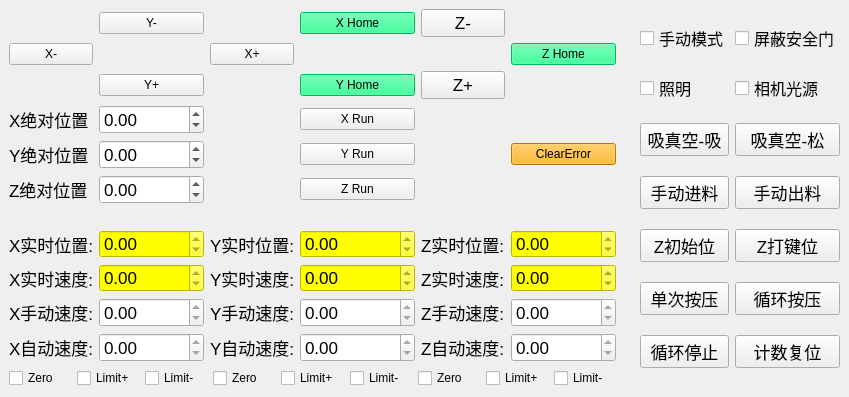
     <widget class="QWidget" name="tab">
      <attribute name="title">
       <string>手动调试</string>
      </attribute>
      <layout class="QGridLayout" name="gridLayout_4">
       <property name="leftMargin">
        <number>0</number>
       </property>
       <property name="topMargin">
        <number>0</number>
       </property>
       <property name="rightMargin">
        <number>0</number>
       </property>
       <property name="bottomMargin">
        <number>0</number>
       </property>
       <property name="verticalSpacing">
        <number>0</number>
       </property>
       <item row="0" column="2">
        <widget class="QFrame" name="frame2">
         <layout class="QGridLayout" name="gridLayout_2">
          <item row="5" column="1">
           <widget class="QPushButton" name="pb_loop">
            <property name="sizePolicy">
             <sizepolicy hsizetype="Preferred" vsizetype="Fixed">
              <horstretch>0</horstretch>
              <verstretch>0</verstretch>
             </sizepolicy>
            </property>
            <property name="font">
             <font>
              <pointsize>13</pointsize>
             </font>
            </property>
            <property name="text">
             <string>循环按压</string>
            </property>
           </widget>
          </item>
          <item row="4" column="1">
           <widget class="QPushButton" name="pb_pressp">
            <property name="sizePolicy">
             <sizepolicy hsizetype="Preferred" vsizetype="Fixed">
              <horstretch>0</horstretch>
              <verstretch>0</verstretch>
             </sizepolicy>
            </property>
            <property name="font">
             <font>
              <pointsize>13</pointsize>
             </font>
            </property>
            <property name="text">
             <string>Z打键位</string>
            </property>
           </widget>
          </item>
          <item row="3" column="0">
           <widget class="QPushButton" name="pb_dutin">
            <property name="sizePolicy">
             <sizepolicy hsizetype="Preferred" vsizetype="Fixed">
              <horstretch>0</horstretch>
              <verstretch>0</verstretch>
             </sizepolicy>
            </property>
            <property name="font">
             <font>
              <pointsize>13</pointsize>
             </font>
            </property>
            <property name="text">
             <string>手动进料</string>
            </property>
           </widget>
          </item>
          <item row="5" column="0">
           <widget class="QPushButton" name="pb_single">
            <property name="sizePolicy">
             <sizepolicy hsizetype="Preferred" vsizetype="Fixed">
              <horstretch>0</horstretch>
              <verstretch>0</verstretch>
             </sizepolicy>
            </property>
            <property name="font">
             <font>
              <pointsize>13</pointsize>
             </font>
            </property>
            <property name="text">
             <string>单次按压</string>
            </property>
           </widget>
          </item>
          <item row="2" column="1">
           <widget class="QPushButton" name="pb_cyair2">
            <property name="sizePolicy">
             <sizepolicy hsizetype="Preferred" vsizetype="Fixed">
              <horstretch>0</horstretch>
              <verstretch>0</verstretch>
             </sizepolicy>
            </property>
            <property name="font">
             <font>
              <pointsize>13</pointsize>
             </font>
            </property>
            <property name="text">
             <string>吸真空-松</string>
            </property>
           </widget>
          </item>
          <item row="6" column="1">
           <widget class="QPushButton" name="pb_clear">
            <property name="sizePolicy">
             <sizepolicy hsizetype="Preferred" vsizetype="Fixed">
              <horstretch>0</horstretch>
              <verstretch>0</verstretch>
             </sizepolicy>
            </property>
            <property name="font">
             <font>
              <pointsize>13</pointsize>
             </font>
            </property>
            <property name="text">
             <string>计数复位</string>
            </property>
           </widget>
          </item>
          <item row="4" column="0">
           <widget class="QPushButton" name="pb_initp">
            <property name="sizePolicy">
             <sizepolicy hsizetype="Preferred" vsizetype="Fixed">
              <horstretch>0</horstretch>
              <verstretch>0</verstretch>
             </sizepolicy>
            </property>
            <property name="font">
             <font>
              <pointsize>13</pointsize>
             </font>
            </property>
            <property name="text">
             <string>Z初始位</string>
            </property>
           </widget>
          </item>
          <item row="0" column="1">
           <widget class="QCheckBox" name="cb_door">
            <property name="font">
             <font>
              <pointsize>12</pointsize>
             </font>
            </property>
            <property name="text">
             <string>屏蔽安全门</string>
            </property>
           </widget>
          </item>
          <item row="2" column="0">
           <widget class="QPushButton" name="pb_cyair1">
            <property name="sizePolicy">
             <sizepolicy hsizetype="Preferred" vsizetype="Fixed">
              <horstretch>0</horstretch>
              <verstretch>0</verstretch>
             </sizepolicy>
            </property>
            <property name="font">
             <font>
              <pointsize>13</pointsize>
             </font>
            </property>
            <property name="text">
             <string>吸真空-吸</string>
            </property>
           </widget>
          </item>
          <item row="1" column="0">
           <widget class="QCheckBox" name="cb_light">
            <property name="font">
             <font>
              <pointsize>12</pointsize>
             </font>
            </property>
            <property name="text">
             <string>照明</string>
            </property>
           </widget>
          </item>
          <item row="0" column="0">
           <widget class="QCheckBox" name="cb_manual">
            <property name="font">
             <font>
              <pointsize>12</pointsize>
             </font>
            </property>
            <property name="text">
             <string>手动模式</string>
            </property>
           </widget>
          </item>
          <item row="3" column="1">
           <widget class="QPushButton" name="pb_dutout">
            <property name="sizePolicy">
             <sizepolicy hsizetype="Preferred" vsizetype="Fixed">
              <horstretch>0</horstretch>
              <verstretch>0</verstretch>
             </sizepolicy>
            </property>
            <property name="font">
             <font>
              <pointsize>13</pointsize>
             </font>
            </property>
            <property name="text">
             <string>手动出料</string>
            </property>
           </widget>
          </item>
          <item row="6" column="0">
           <widget class="QPushButton" name="pb_loopstop">
            <property name="sizePolicy">
             <sizepolicy hsizetype="Preferred" vsizetype="Fixed">
              <horstretch>0</horstretch>
              <verstretch>0</verstretch>
             </sizepolicy>
            </property>
            <property name="font">
             <font>
              <pointsize>13</pointsize>
             </font>
            </property>
            <property name="text">
             <string>循环停止</string>
            </property>
           </widget>
          </item>
          <item row="1" column="1">
           <widget class="QCheckBox" name="cb_daq">
            <property name="font">
             <font>
              <pointsize>12</pointsize>
             </font>
            </property>
            <property name="text">
             <string>相机光源</string>
            </property>
           </widget>
          </item>
         </layout>
        </widget>
       </item>
       <item row="0" column="0">
        <widget class="QFrame" name="frame1">
         <layout class="QGridLayout" name="gridLayout_6">
          <item row="8" column="2">
           <widget class="QLabel" name="lb_rts_2">
            <property name="font">
             <font>
              <pointsize>13</pointsize>
             </font>
            </property>
            <property name="text">
             <string>Y实时速度:</string>
            </property>
           </widget>
          </item>
          <item row="7" column="4">
           <widget class="QLabel" name="lb_rtp_3">
            <property name="font">
             <font>
              <pointsize>13</pointsize>
             </font>
            </property>
            <property name="text">
             <string>Z实时位置:</string>
            </property>
           </widget>
          </item>
          <item row="8" column="1">
           <widget class="QDoubleSpinBox" name="dsb_rtsx">
            <property name="sizePolicy">
             <sizepolicy hsizetype="Preferred" vsizetype="Fixed">
              <horstretch>0</horstretch>
              <verstretch>0</verstretch>
             </sizepolicy>
            </property>
            <property name="font">
             <font>
              <pointsize>13</pointsize>
             </font>
            </property>
            <property name="styleSheet">
             <string notr="true">background-color: rgb(255, 255, 0);</string>
            </property>
            <property name="readOnly">
             <bool>true</bool>
            </property>
            <property name="maximum">
             <double>10000.000000000000000</double>
            </property>
           </widget>
          </item>
          <item row="8" column="0">
           <widget class="QLabel" name="lb_rts">
            <property name="font">
             <font>
              <pointsize>13</pointsize>
             </font>
            </property>
            <property name="text">
             <string>X实时速度:</string>
            </property>
           </widget>
          </item>
          <item row="7" column="5">
           <widget class="QDoubleSpinBox" name="dsb_rtpz">
            <property name="sizePolicy">
             <sizepolicy hsizetype="Preferred" vsizetype="Fixed">
              <horstretch>0</horstretch>
              <verstretch>0</verstretch>
             </sizepolicy>
            </property>
            <property name="font">
             <font>
              <pointsize>13</pointsize>
             </font>
            </property>
            <property name="styleSheet">
             <string notr="true">background-color: rgb(255, 255, 0);</string>
            </property>
            <property name="readOnly">
             <bool>true</bool>
            </property>
            <property name="minimum">
             <double>-10000.000000000000000</double>
            </property>
            <property name="maximum">
             <double>10000.000000000000000</double>
            </property>
           </widget>
          </item>
          <item row="11" column="0" colspan="6">
           <layout class="QGridLayout" name="gridLayout">
            <item row="0" column="0">
             <widget class="QCheckBox" name="cb_zerox">
              <property name="sizePolicy">
               <sizepolicy hsizetype="Preferred" vsizetype="Fixed">
                <horstretch>0</horstretch>
                <verstretch>0</verstretch>
               </sizepolicy>
              </property>
              <property name="text">
               <string>Zero</string>
              </property>
             </widget>
            </item>
            <item row="0" column="1">
             <widget class="QCheckBox" name="cb_limit1x">
              <property name="sizePolicy">
               <sizepolicy hsizetype="Preferred" vsizetype="Fixed">
                <horstretch>0</horstretch>
                <verstretch>0</verstretch>
               </sizepolicy>
              </property>
              <property name="text">
               <string>Limit+</string>
              </property>
             </widget>
            </item>
            <item row="0" column="2">
             <widget class="QCheckBox" name="cb_limit2x">
              <property name="sizePolicy">
               <sizepolicy hsizetype="Preferred" vsizetype="Fixed">
                <horstretch>0</horstretch>
                <verstretch>0</verstretch>
               </sizepolicy>
              </property>
              <property name="text">
               <string>Limit-</string>
              </property>
             </widget>
            </item>
            <item row="0" column="3">
             <widget class="QCheckBox" name="cb_zeroy">
              <property name="sizePolicy">
               <sizepolicy hsizetype="Preferred" vsizetype="Fixed">
                <horstretch>0</horstretch>
                <verstretch>0</verstretch>
               </sizepolicy>
              </property>
              <property name="text">
               <string>Zero</string>
              </property>
             </widget>
            </item>
            <item row="0" column="4">
             <widget class="QCheckBox" name="cb_limit1y">
              <property name="sizePolicy">
               <sizepolicy hsizetype="Preferred" vsizetype="Fixed">
                <horstretch>0</horstretch>
                <verstretch>0</verstretch>
               </sizepolicy>
              </property>
              <property name="text">
               <string>Limit+</string>
              </property>
             </widget>
            </item>
            <item row="0" column="5">
             <widget class="QCheckBox" name="cb_limit2y">
              <property name="sizePolicy">
               <sizepolicy hsizetype="Preferred" vsizetype="Fixed">
                <horstretch>0</horstretch>
                <verstretch>0</verstretch>
               </sizepolicy>
              </property>
              <property name="text">
               <string>Limit-</string>
              </property>
             </widget>
            </item>
            <item row="0" column="6">
             <widget class="QCheckBox" name="cb_zeroz">
              <property name="sizePolicy">
               <sizepolicy hsizetype="Preferred" vsizetype="Fixed">
                <horstretch>0</horstretch>
                <verstretch>0</verstretch>
               </sizepolicy>
              </property>
              <property name="text">
               <string>Zero</string>
              </property>
             </widget>
            </item>
            <item row="0" column="7">
             <widget class="QCheckBox" name="cb_limit1z">
              <property name="sizePolicy">
               <sizepolicy hsizetype="Preferred" vsizetype="Fixed">
                <horstretch>0</horstretch>
                <verstretch>0</verstretch>
               </sizepolicy>
              </property>
              <property name="text">
               <string>Limit+</string>
              </property>
             </widget>
            </item>
            <item row="0" column="8">
             <widget class="QCheckBox" name="cb_limit2z">
              <property name="sizePolicy">
               <sizepolicy hsizetype="Preferred" vsizetype="Fixed">
                <horstretch>0</horstretch>
                <verstretch>0</verstretch>
               </sizepolicy>
              </property>
              <property name="text">
               <string>Limit-</string>
              </property>
             </widget>
            </item>
           </layout>
          </item>
          <item row="7" column="2">
           <widget class="QLabel" name="lb_rtp_2">
            <property name="font">
             <font>
              <pointsize>13</pointsize>
             </font>
            </property>
            <property name="text">
             <string>Y实时位置:</string>
            </property>
           </widget>
          </item>
          <item row="7" column="1">
           <widget class="QDoubleSpinBox" name="dsb_rtpx">
            <property name="sizePolicy">
             <sizepolicy hsizetype="Preferred" vsizetype="Fixed">
              <horstretch>0</horstretch>
              <verstretch>0</verstretch>
             </sizepolicy>
            </property>
            <property name="font">
             <font>
              <pointsize>13</pointsize>
             </font>
            </property>
            <property name="styleSheet">
             <string notr="true">background-color: rgb(255, 255, 0);</string>
            </property>
            <property name="readOnly">
             <bool>true</bool>
            </property>
            <property name="minimum">
             <double>-10000.000000000000000</double>
            </property>
            <property name="maximum">
             <double>10000.000000000000000</double>
            </property>
           </widget>
          </item>
          <item row="7" column="0">
           <widget class="QLabel" name="lb_rtp">
            <property name="font">
             <font>
              <pointsize>13</pointsize>
             </font>
            </property>
            <property name="text">
             <string>X实时位置:</string>
            </property>
           </widget>
          </item>
          <item row="7" column="3">
           <widget class="QDoubleSpinBox" name="dsb_rtpy">
            <property name="sizePolicy">
             <sizepolicy hsizetype="Preferred" vsizetype="Fixed">
              <horstretch>0</horstretch>
              <verstretch>0</verstretch>
             </sizepolicy>
            </property>
            <property name="font">
             <font>
              <pointsize>13</pointsize>
             </font>
            </property>
            <property name="styleSheet">
             <string notr="true">background-color: rgb(255, 255, 0);</string>
            </property>
            <property name="readOnly">
             <bool>true</bool>
            </property>
            <property name="minimum">
             <double>-100000.000000000000000</double>
            </property>
            <property name="maximum">
             <double>100000.000000000000000</double>
            </property>
           </widget>
          </item>
          <item row="1" column="2">
           <widget class="QPushButton" name="pb_x1">
            <property name="sizePolicy">
             <sizepolicy hsizetype="Preferred" vsizetype="Fixed">
              <horstretch>0</horstretch>
              <verstretch>0</verstretch>
             </sizepolicy>
            </property>
            <property name="text">
             <string>X+</string>
            </property>
           </widget>
          </item>
          <item row="2" column="1">
           <widget class="QPushButton" name="pb_y1">
            <property name="sizePolicy">
             <sizepolicy hsizetype="Preferred" vsizetype="Fixed">
              <horstretch>0</horstretch>
              <verstretch>0</verstretch>
             </sizepolicy>
            </property>
            <property name="text">
             <string>Y+</string>
            </property>
           </widget>
          </item>
          <item row="9" column="0">
           <widget class="QLabel" name="lb_manuals">
            <property name="font">
             <font>
              <pointsize>13</pointsize>
             </font>
            </property>
            <property name="text">
             <string>X手动速度:</string>
            </property>
           </widget>
          </item>
          <item row="8" column="5">
           <widget class="QDoubleSpinBox" name="dsb_rtsz">
            <property name="sizePolicy">
             <sizepolicy hsizetype="Preferred" vsizetype="Fixed">
              <horstretch>0</horstretch>
              <verstretch>0</verstretch>
             </sizepolicy>
            </property>
            <property name="font">
             <font>
              <pointsize>13</pointsize>
             </font>
            </property>
            <property name="styleSheet">
             <string notr="true">background-color: rgb(255, 255, 0);</string>
            </property>
            <property name="readOnly">
             <bool>true</bool>
            </property>
            <property name="maximum">
             <double>10000.000000000000000</double>
            </property>
           </widget>
          </item>
          <item row="9" column="1">
           <widget class="QDoubleSpinBox" name="dsb_manualsx">
            <property name="sizePolicy">
             <sizepolicy hsizetype="Preferred" vsizetype="Fixed">
              <horstretch>0</horstretch>
              <verstretch>0</verstretch>
             </sizepolicy>
            </property>
            <property name="font">
             <font>
              <pointsize>13</pointsize>
             </font>
            </property>
            <property name="readOnly">
             <bool>true</bool>
            </property>
            <property name="maximum">
             <double>10000.000000000000000</double>
            </property>
           </widget>
          </item>
          <item row="8" column="3">
           <widget class="QDoubleSpinBox" name="dsb_rtsy">
            <property name="sizePolicy">
             <sizepolicy hsizetype="Preferred" vsizetype="Fixed">
              <horstretch>0</horstretch>
              <verstretch>0</verstretch>
             </sizepolicy>
            </property>
            <property name="font">
             <font>
              <pointsize>13</pointsize>
             </font>
            </property>
            <property name="styleSheet">
             <string notr="true">background-color: rgb(255, 255, 0);</string>
            </property>
            <property name="readOnly">
             <bool>true</bool>
            </property>
            <property name="maximum">
             <double>10000.000000000000000</double>
            </property>
           </widget>
          </item>
          <item row="8" column="4">
           <widget class="QLabel" name="lb_rts_3">
            <property name="font">
             <font>
              <pointsize>13</pointsize>
             </font>
            </property>
            <property name="text">
             <string>Z实时速度:</string>
            </property>
           </widget>
          </item>
          <item row="0" column="3">
           <widget class="QPushButton" name="pb_xhome">
            <property name="styleSheet">
             <string notr="true">background-color: rgb(0, 255, 127);</string>
            </property>
            <property name="text">
             <string>X Home</string>
            </property>
           </widget>
          </item>
          <item row="1" column="5">
           <widget class="QPushButton" name="pb_zhome">
            <property name="styleSheet">
             <string notr="true">background-color: rgb(0, 255, 127);</string>
            </property>
            <property name="text">
             <string>Z Home</string>
            </property>
           </widget>
          </item>
          <item row="9" column="5">
           <widget class="QDoubleSpinBox" name="dsb_manualsz">
            <property name="sizePolicy">
             <sizepolicy hsizetype="Preferred" vsizetype="Fixed">
              <horstretch>0</horstretch>
              <verstretch>0</verstretch>
             </sizepolicy>
            </property>
            <property name="font">
             <font>
              <pointsize>13</pointsize>
             </font>
            </property>
            <property name="readOnly">
             <bool>true</bool>
            </property>
            <property name="maximum">
             <double>10000.000000000000000</double>
            </property>
           </widget>
          </item>
          <item row="10" column="1">
           <widget class="QDoubleSpinBox" name="dsb_autosx">
            <property name="sizePolicy">
             <sizepolicy hsizetype="Preferred" vsizetype="Fixed">
              <horstretch>0</horstretch>
              <verstretch>0</verstretch>
             </sizepolicy>
            </property>
            <property name="font">
             <font>
              <pointsize>13</pointsize>
             </font>
            </property>
            <property name="readOnly">
             <bool>true</bool>
            </property>
            <property name="maximum">
             <double>10000.000000000000000</double>
            </property>
           </widget>
          </item>
          <item row="9" column="2">
           <widget class="QLabel" name="lb_manuals_2">
            <property name="font">
             <font>
              <pointsize>13</pointsize>
             </font>
            </property>
            <property name="text">
             <string>Y手动速度:</string>
            </property>
           </widget>
          </item>
          <item row="9" column="4">
           <widget class="QLabel" name="lb_manuals_3">
            <property name="font">
             <font>
              <pointsize>13</pointsize>
             </font>
            </property>
            <property name="text">
             <string>Z手动速度:</string>
            </property>
           </widget>
          </item>
          <item row="10" column="0">
           <widget class="QLabel" name="lb_autos">
            <property name="font">
             <font>
              <pointsize>13</pointsize>
             </font>
            </property>
            <property name="text">
             <string>X自动速度:</string>
            </property>
           </widget>
          </item>
          <item row="9" column="3">
           <widget class="QDoubleSpinBox" name="dsb_manualsy">
            <property name="sizePolicy">
             <sizepolicy hsizetype="Preferred" vsizetype="Fixed">
              <horstretch>0</horstretch>
              <verstretch>0</verstretch>
             </sizepolicy>
            </property>
            <property name="font">
             <font>
              <pointsize>13</pointsize>
             </font>
            </property>
            <property name="readOnly">
             <bool>true</bool>
            </property>
            <property name="maximum">
             <double>10000.000000000000000</double>
            </property>
           </widget>
          </item>
          <item row="2" column="3">
           <widget class="QPushButton" name="pb_yhome">
            <property name="styleSheet">
             <string notr="true">background-color: rgb(0, 255, 127);</string>
            </property>
            <property name="text">
             <string>Y Home</string>
            </property>
           </widget>
          </item>
          <item row="10" column="4">
           <widget class="QLabel" name="lb_autos_3">
            <property name="font">
             <font>
              <pointsize>13</pointsize>
             </font>
            </property>
            <property name="text">
             <string>Z自动速度:</string>
            </property>
           </widget>
          </item>
          <item row="10" column="2">
           <widget class="QLabel" name="lb_autos_2">
            <property name="font">
             <font>
              <pointsize>13</pointsize>
             </font>
            </property>
            <property name="text">
             <string>Y自动速度:</string>
            </property>
           </widget>
          </item>
          <item row="10" column="5">
           <widget class="QDoubleSpinBox" name="dsb_autosz">
            <property name="sizePolicy">
             <sizepolicy hsizetype="Preferred" vsizetype="Fixed">
              <horstretch>0</horstretch>
              <verstretch>0</verstretch>
             </sizepolicy>
            </property>
            <property name="font">
             <font>
              <pointsize>13</pointsize>
             </font>
            </property>
            <property name="readOnly">
             <bool>true</bool>
            </property>
            <property name="maximum">
             <double>10000.000000000000000</double>
            </property>
           </widget>
          </item>
          <item row="4" column="0">
           <widget class="QLabel" name="lb_ypos">
            <property name="font">
             <font>
              <pointsize>13</pointsize>
             </font>
            </property>
            <property name="text">
             <string>Y绝对位置</string>
            </property>
           </widget>
          </item>
          <item row="3" column="0">
           <widget class="QLabel" name="lb_xpos">
            <property name="font">
             <font>
              <pointsize>13</pointsize>
             </font>
            </property>
            <property name="text">
             <string>X绝对位置</string>
            </property>
           </widget>
          </item>
          <item row="10" column="3">
           <widget class="QDoubleSpinBox" name="dsb_autosy">
            <property name="sizePolicy">
             <sizepolicy hsizetype="Preferred" vsizetype="Fixed">
              <horstretch>0</horstretch>
              <verstretch>0</verstretch>
             </sizepolicy>
            </property>
            <property name="font">
             <font>
              <pointsize>13</pointsize>
             </font>
            </property>
            <property name="readOnly">
             <bool>true</bool>
            </property>
            <property name="maximum">
             <double>10000.000000000000000</double>
            </property>
           </widget>
          </item>
          <item row="2" column="4">
           <widget class="QPushButton" name="pb_z1">
            <property name="sizePolicy">
             <sizepolicy hsizetype="Preferred" vsizetype="Fixed">
              <horstretch>0</horstretch>
              <verstretch>0</verstretch>
             </sizepolicy>
            </property>
            <property name="font">
             <font>
              <pointsize>13</pointsize>
             </font>
            </property>
            <property name="text">
             <string>Z+</string>
            </property>
           </widget>
          </item>
          <item row="1" column="0">
           <widget class="QPushButton" name="pb_x2">
            <property name="sizePolicy">
             <sizepolicy hsizetype="Preferred" vsizetype="Fixed">
              <horstretch>0</horstretch>
              <verstretch>0</verstretch>
             </sizepolicy>
            </property>
            <property name="text">
             <string>X-</string>
            </property>
           </widget>
          </item>
          <item row="3" column="3">
           <widget class="QPushButton" name="pb_xrun">
            <property name="text">
             <string>X Run</string>
            </property>
           </widget>
          </item>
          <item row="0" column="4">
           <widget class="QPushButton" name="pb_z2">
            <property name="sizePolicy">
             <sizepolicy hsizetype="Preferred" vsizetype="Fixed">
              <horstretch>0</horstretch>
              <verstretch>0</verstretch>
             </sizepolicy>
            </property>
            <property name="font">
             <font>
              <pointsize>13</pointsize>
             </font>
            </property>
            <property name="layoutDirection">
             <enum>Qt::LeftToRight</enum>
            </property>
            <property name="text">
             <string>Z-</string>
            </property>
           </widget>
          </item>
          <item row="0" column="1">
           <widget class="QPushButton" name="pb_y2">
            <property name="sizePolicy">
             <sizepolicy hsizetype="Preferred" vsizetype="Fixed">
              <horstretch>0</horstretch>
              <verstretch>0</verstretch>
             </sizepolicy>
            </property>
            <property name="text">
             <string>Y-</string>
            </property>
           </widget>
          </item>
          <item row="5" column="0">
           <widget class="QLabel" name="lb_zpos">
            <property name="font">
             <font>
              <pointsize>13</pointsize>
             </font>
            </property>
            <property name="text">
             <string>Z绝对位置</string>
            </property>
           </widget>
          </item>
          <item row="5" column="1">
           <widget class="QDoubleSpinBox" name="dsb_zpos">
            <property name="font">
             <font>
              <pointsize>13</pointsize>
             </font>
            </property>
            <property name="minimum">
             <double>-99999.000000000000000</double>
            </property>
            <property name="maximum">
             <double>99999.990000000005239</double>
            </property>
           </widget>
          </item>
          <item row="4" column="3">
           <widget class="QPushButton" name="pb_yrun">
            <property name="text">
             <string>Y Run</string>
            </property>
           </widget>
          </item>
          <item row="3" column="1">
           <widget class="QDoubleSpinBox" name="dsb_xpos">
            <property name="font">
             <font>
              <pointsize>13</pointsize>
             </font>
            </property>
            <property name="minimum">
             <double>-99999.000000000000000</double>
            </property>
            <property name="maximum">
             <double>99999.990000000005239</double>
            </property>
           </widget>
          </item>
          <item row="5" column="3">
           <widget class="QPushButton" name="pb_zrun">
            <property name="text">
             <string>Z Run</string>
            </property>
           </widget>
          </item>
          <item row="4" column="1">
           <widget class="QDoubleSpinBox" name="dsb_ypos">
            <property name="font">
             <font>
              <pointsize>13</pointsize>
             </font>
            </property>
            <property name="minimum">
             <double>-99999.000000000000000</double>
            </property>
            <property name="maximum">
             <double>99999.990000000005239</double>
            </property>
           </widget>
          </item>
          <item row="6" column="0">
           <widget class="QLabel" name="lb_space">
            <property name="sizePolicy">
             <sizepolicy hsizetype="Preferred" vsizetype="Fixed">
              <horstretch>0</horstretch>
              <verstretch>0</verstretch>
             </sizepolicy>
            </property>
            <property name="text">
             <string/>
            </property>
           </widget>
          </item>
          <item row="4" column="5">
           <widget class="QPushButton" name="pb_clearerror">
            <property name="styleSheet">
             <string notr="true">background-color: rgb(255, 170, 0);</string>
            </property>
            <property name="text">
             <string>ClearError</string>
            </property>
           </widget>
          </item>
         </layout>
        </widget>
       </item>
      </layout>
     </widget>
